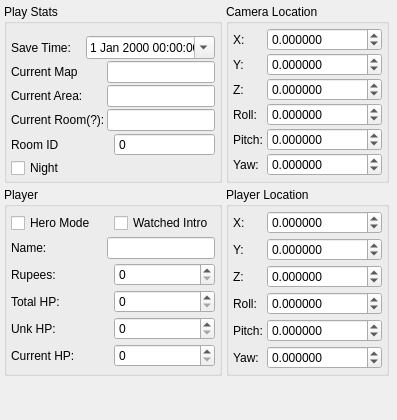
      <widget class="QWidget" name="playerTab">
       <attribute name="title">
        <string>Player</string>
       </attribute>
       <layout class="QGridLayout" name="gridLayout_6">
        <property name="leftMargin">
         <number>4</number>
        </property>
        <property name="topMargin">
         <number>4</number>
        </property>
        <property name="rightMargin">
         <number>4</number>
        </property>
        <property name="bottomMargin">
         <number>4</number>
        </property>
        <property name="spacing">
         <number>4</number>
        </property>
        <item row="2" column="0">
         <spacer name="verticalSpacer_2">
          <property name="orientation">
           <enum>Qt::Vertical</enum>
          </property>
          <property name="sizeHint" stdset="0">
           <size>
            <width>20</width>
            <height>40</height>
           </size>
          </property>
         </spacer>
        </item>
        <item row="1" column="1">
         <widget class="QGroupBox" name="playerLocationGroupBox">
          <property name="title">
           <string>Player Location</string>
          </property>
          <layout class="QVBoxLayout" name="verticalLayout">
           <property name="spacing">
            <number>4</number>
           </property>
           <property name="leftMargin">
            <number>4</number>
           </property>
           <property name="topMargin">
            <number>4</number>
           </property>
           <property name="rightMargin">
            <number>4</number>
           </property>
           <property name="bottomMargin">
            <number>4</number>
           </property>
           <item>
            <layout class="QHBoxLayout" name="playerXLayout">
             <item>
              <widget class="QLabel" name="playerXLabel">
               <property name="sizePolicy">
                <sizepolicy hsizetype="Ignored" vsizetype="Preferred">
                 <horstretch>0</horstretch>
                 <verstretch>0</verstretch>
                </sizepolicy>
               </property>
               <property name="text">
                <string>X:</string>
               </property>
              </widget>
             </item>
             <item>
              <widget class="QDoubleSpinBox" name="playerXSpinBox">
               <property name="decimals">
                <number>6</number>
               </property>
               <property name="minimum">
                <double>-1000000.000000000000000</double>
               </property>
               <property name="maximum">
                <double>1000000.000000000000000</double>
               </property>
               <property name="value">
                <double>0.000000000000000</double>
               </property>
              </widget>
             </item>
            </layout>
           </item>
           <item>
            <layout class="QHBoxLayout" name="playerYLayout">
             <item>
              <widget class="QLabel" name="playerYLabel">
               <property name="text">
                <string>Y:</string>
               </property>
              </widget>
             </item>
             <item>
              <widget class="QDoubleSpinBox" name="playerYSpinBox">
               <property name="decimals">
                <number>6</number>
               </property>
               <property name="minimum">
                <double>-1000000.000000000000000</double>
               </property>
               <property name="maximum">
                <double>1000000.000000000000000</double>
               </property>
              </widget>
             </item>
            </layout>
           </item>
           <item>
            <layout class="QHBoxLayout" name="playerZLayout">
             <item>
              <widget class="QLabel" name="playerZLabel">
               <property name="text">
                <string>Z:</string>
               </property>
              </widget>
             </item>
             <item>
              <widget class="QDoubleSpinBox" name="playerZSpinBox">
               <property name="decimals">
                <number>6</number>
               </property>
               <property name="minimum">
                <double>-1000000.000000000000000</double>
               </property>
               <property name="maximum">
                <double>1000000.000000000000000</double>
               </property>
              </widget>
             </item>
            </layout>
           </item>
           <item>
            <layout class="QHBoxLayout" name="playerRollLayout">
             <item>
              <widget class="QLabel" name="playerRollLabel">
               <property name="text">
                <string>Roll:</string>
               </property>
              </widget>
             </item>
             <item>
              <widget class="QDoubleSpinBox" name="playerRollSpinBox">
               <property name="decimals">
                <number>6</number>
               </property>
               <property name="minimum">
                <double>-1000000.000000000000000</double>
               </property>
               <property name="maximum">
                <double>1000000.000000000000000</double>
               </property>
               <property name="value">
                <double>0.000000000000000</double>
               </property>
              </widget>
             </item>
            </layout>
           </item>
           <item>
            <layout class="QHBoxLayout" name="playerPitchLayout">
             <item>
              <widget class="QLabel" name="playerPitchLabel">
               <property name="text">
                <string>Pitch:</string>
               </property>
              </widget>
             </item>
             <item>
              <widget class="QDoubleSpinBox" name="playerPitchSpinBox">
               <property name="decimals">
                <number>6</number>
               </property>
               <property name="minimum">
                <double>-1000000.000000000000000</double>
               </property>
               <property name="maximum">
                <double>1000000.000000000000000</double>
               </property>
               <property name="value">
                <double>0.000000000000000</double>
               </property>
              </widget>
             </item>
            </layout>
           </item>
           <item>
            <layout class="QHBoxLayout" name="playerYawLayout">
             <item>
              <widget class="QLabel" name="playerYawLabel">
               <property name="text">
                <string>Yaw:</string>
               </property>
              </widget>
             </item>
             <item>
              <widget class="QDoubleSpinBox" name="playerYawSpinBox">
               <property name="decimals">
                <number>6</number>
               </property>
               <property name="minimum">
                <double>-1000000.000000000000000</double>
               </property>
               <property name="maximum">
                <double>1000000.000000000000000</double>
               </property>
              </widget>
             </item>
            </layout>
           </item>
          </layout>
         </widget>
        </item>
        <item row="1" column="0">
         <widget class="QGroupBox" name="playerGroup">
          <property name="title">
           <string>Player</string>
          </property>
          <layout class="QVBoxLayout" name="verticalLayout_2">
           <property name="spacing">
            <number>2</number>
           </property>
           <property name="leftMargin">
            <number>4</number>
           </property>
           <property name="topMargin">
            <number>4</number>
           </property>
           <property name="rightMargin">
            <number>4</number>
           </property>
           <property name="bottomMargin">
            <number>4</number>
           </property>
           <item>
            <layout class="QHBoxLayout" name="horizontalLayout">
             <item>
              <widget class="QCheckBox" name="heroModeChkBox">
               <property name="text">
                <string>Hero Mode</string>
               </property>
              </widget>
             </item>
             <item>
              <widget class="QCheckBox" name="introViewedChkBox">
               <property name="text">
                <string>Watched Intro</string>
               </property>
              </widget>
             </item>
            </layout>
           </item>
           <item>
            <layout class="QHBoxLayout" name="nameLayout">
             <item>
              <widget class="QLabel" name="nameLabel">
               <property name="text">
                <string>Name:</string>
               </property>
              </widget>
             </item>
             <item>
              <widget class="QLineEdit" name="nameLineEdit">
               <property name="sizePolicy">
                <sizepolicy hsizetype="Fixed" vsizetype="Fixed">
                 <horstretch>0</horstretch>
                 <verstretch>0</verstretch>
                </sizepolicy>
               </property>
               <property name="text">
                <string notr="true"/>
               </property>
               <property name="maxLength">
                <number>8</number>
               </property>
               <property name="placeholderText">
                <string notr="true"/>
               </property>
              </widget>
             </item>
            </layout>
           </item>
           <item>
            <layout class="QHBoxLayout" name="rupeeLayout">
             <item>
              <widget class="QLabel" name="rupeeLabel">
               <property name="text">
                <string>Rupees:</string>
               </property>
              </widget>
             </item>
             <item>
              <widget class="QSpinBox" name="rupeeSpinBox">
               <property name="maximum">
                <number>9999</number>
               </property>
              </widget>
             </item>
            </layout>
           </item>
           <item>
            <layout class="QHBoxLayout" name="totalHPLayout">
             <item>
              <widget class="QLabel" name="totalHPLabel">
               <property name="text">
                <string>Total HP:</string>
               </property>
              </widget>
             </item>
             <item>
              <widget class="QSpinBox" name="totalHPSpinBox">
               <property name="maximum">
                <number>80</number>
               </property>
              </widget>
             </item>
            </layout>
           </item>
           <item>
            <layout class="QHBoxLayout" name="unkHPLayout">
             <item>
              <widget class="QLabel" name="unkHPLabel">
               <property name="text">
                <string>Unk HP:</string>
               </property>
              </widget>
             </item>
             <item>
              <widget class="QSpinBox" name="unkHPSpinBox">
               <property name="maximum">
                <number>80</number>
               </property>
              </widget>
             </item>
            </layout>
           </item>
           <item>
            <layout class="QHBoxLayout" name="curHPLayout">
             <item>
              <widget class="QLabel" name="curHPLabel">
               <property name="text">
                <string>Current HP:</string>
               </property>
              </widget>
             </item>
             <item>
              <widget class="QSpinBox" name="curHPSpinBox">
               <property name="maximum">
                <number>80</number>
               </property>
              </widget>
             </item>
            </layout>
           </item>
          </layout>
         </widget>
        </item>
        <item row="0" column="1">
         <widget class="QGroupBox" name="cameraGroupBox">
          <property name="title">
           <string>Camera Location</string>
          </property>
          <layout class="QVBoxLayout" name="verticalLayout_3">
           <property name="spacing">
            <number>2</number>
           </property>
           <property name="leftMargin">
            <number>4</number>
           </property>
           <property name="topMargin">
            <number>4</number>
           </property>
           <property name="rightMargin">
            <number>4</number>
           </property>
           <property name="bottomMargin">
            <number>4</number>
           </property>
           <item>
            <layout class="QHBoxLayout" name="camXLayout">
             <item>
              <widget class="QLabel" name="camXLabel">
               <property name="sizePolicy">
                <sizepolicy hsizetype="Ignored" vsizetype="Preferred">
                 <horstretch>0</horstretch>
                 <verstretch>0</verstretch>
                </sizepolicy>
               </property>
               <property name="text">
                <string>X:</string>
               </property>
              </widget>
             </item>
             <item>
              <widget class="QDoubleSpinBox" name="cameraXSpinBox">
               <property name="decimals">
                <number>6</number>
               </property>
               <property name="minimum">
                <double>-1000000.000000000000000</double>
               </property>
               <property name="maximum">
                <double>1000000.000000000000000</double>
               </property>
              </widget>
             </item>
            </layout>
           </item>
           <item>
            <layout class="QHBoxLayout" name="camYLayout">
             <item>
              <widget class="QLabel" name="camYLabel">
               <property name="text">
                <string>Y:</string>
               </property>
              </widget>
             </item>
             <item>
              <widget class="QDoubleSpinBox" name="cameraYSpinBox">
               <property name="decimals">
                <number>6</number>
               </property>
               <property name="minimum">
                <double>-1000000.000000000000000</double>
               </property>
               <property name="maximum">
                <double>1000000.000000000000000</double>
               </property>
              </widget>
             </item>
            </layout>
           </item>
           <item>
            <layout class="QHBoxLayout" name="camZLayout">
             <item>
              <widget class="QLabel" name="camZLabel">
               <property name="text">
                <string>Z:</string>
               </property>
              </widget>
             </item>
             <item>
              <widget class="QDoubleSpinBox" name="cameraZSpinBox">
               <property name="decimals">
                <number>6</number>
               </property>
               <property name="minimum">
                <double>-1000000.000000000000000</double>
               </property>
               <property name="maximum">
                <double>1000000.000000000000000</double>
               </property>
               <property name="value">
                <double>0.000000000000000</double>
               </property>
              </widget>
             </item>
            </layout>
           </item>
           <item>
            <layout class="QHBoxLayout" name="camRollLayout">
             <item>
              <widget class="QLabel" name="camRollLabel">
               <property name="text">
                <string>Roll:</string>
               </property>
              </widget>
             </item>
             <item>
              <widget class="QDoubleSpinBox" name="cameraRollSpinBox">
               <property name="decimals">
                <number>6</number>
               </property>
               <property name="minimum">
                <double>-1000000.000000000000000</double>
               </property>
               <property name="maximum">
                <double>1000000.000000000000000</double>
               </property>
              </widget>
             </item>
            </layout>
           </item>
           <item>
            <layout class="QHBoxLayout" name="camPitchLayout">
             <item>
              <widget class="QLabel" name="camPitchLabel">
               <property name="text">
                <string>Pitch:</string>
               </property>
              </widget>
             </item>
             <item>
              <widget class="QDoubleSpinBox" name="cameraPitchSpinBox">
               <property name="decimals">
                <number>6</number>
               </property>
               <property name="minimum">
                <double>-1000000.000000000000000</double>
               </property>
               <property name="maximum">
                <double>1000000.000000000000000</double>
               </property>
              </widget>
             </item>
            </layout>
           </item>
           <item>
            <layout class="QHBoxLayout" name="camYawLayout">
             <item>
              <widget class="QLabel" name="camYawLabel">
               <property name="text">
                <string>Yaw:</string>
               </property>
              </widget>
             </item>
             <item>
              <widget class="QDoubleSpinBox" name="cameraYawSpinBox">
               <property name="decimals">
                <number>6</number>
               </property>
               <property name="minimum">
                <double>-1000000.000000000000000</double>
               </property>
               <property name="maximum">
                <double>1000000.000000000000000</double>
               </property>
              </widget>
             </item>
            </layout>
           </item>
          </layout>
         </widget>
        </item>
        <item row="0" column="2">
         <widget class="TriforceWidget" name="widget" native="true"/>
        </item>
        <item row="0" column="0">
         <widget class="QGroupBox" name="playInfoGroup">
          <property name="title">
           <string>Play Stats</string>
          </property>
          <layout class="QGridLayout" name="gridLayout_7">
           <property name="leftMargin">
            <number>4</number>
           </property>
           <property name="topMargin">
            <number>4</number>
           </property>
           <property name="rightMargin">
            <number>4</number>
           </property>
           <property name="bottomMargin">
            <number>0</number>
           </property>
           <property name="spacing">
            <number>2</number>
           </property>
           <item row="4" column="0">
            <layout class="QHBoxLayout" name="curRoomLayout">
             <item>
              <widget class="QLabel" name="curRoomLabel">
               <property name="text">
                <string>Current Room(?):</string>
               </property>
              </widget>
             </item>
             <item>
              <widget class="QLineEdit" name="curRoomLineEdit">
               <property name="sizePolicy">
                <sizepolicy hsizetype="Fixed" vsizetype="Fixed">
                 <horstretch>0</horstretch>
                 <verstretch>0</verstretch>
                </sizepolicy>
               </property>
              </widget>
             </item>
            </layout>
           </item>
           <item row="3" column="0">
            <layout class="QHBoxLayout" name="curAreaLayout">
             <item>
              <widget class="QLabel" name="curAreaLabel">
               <property name="text">
                <string>Current Area:</string>
               </property>
              </widget>
             </item>
             <item>
              <widget class="QLineEdit" name="curAreaLineEdit">
               <property name="sizePolicy">
                <sizepolicy hsizetype="Fixed" vsizetype="Fixed">
                 <horstretch>0</horstretch>
                 <verstretch>0</verstretch>
                </sizepolicy>
               </property>
              </widget>
             </item>
            </layout>
           </item>
           <item row="1" column="0">
            <layout class="QHBoxLayout" name="saveTimeLayout">
             <item>
              <widget class="QLabel" name="saveTimeLabel">
               <property name="text">
                <string>Save Time:</string>
               </property>
              </widget>
             </item>
             <item>
              <widget class="QDateTimeEdit" name="saveTimeEdit">
               <property name="enabled">
                <bool>true</bool>
               </property>
               <property name="readOnly">
                <bool>false</bool>
               </property>
               <property name="buttonSymbols">
                <enum>QAbstractSpinBox::NoButtons</enum>
               </property>
               <property name="dateTime">
                <datetime>
                 <hour>0</hour>
                 <minute>0</minute>
                 <second>0</second>
                 <year>2000</year>
                 <month>1</month>
                 <day>1</day>
                </datetime>
               </property>
               <property name="minimumDate">
                <date>
                 <year>2000</year>
                 <month>1</month>
                 <day>1</day>
                </date>
               </property>
               <property name="calendarPopup">
                <bool>true</bool>
               </property>
              </widget>
             </item>
            </layout>
           </item>
           <item row="5" column="0">
            <layout class="QHBoxLayout" name="horizontalLayout_5">
             <item>
              <widget class="QLabel" name="label_2">
               <property name="text">
                <string>Room ID</string>
               </property>
              </widget>
             </item>
             <item>
              <widget class="QSpinBox" name="roomIDSpinBox">
               <property name="buttonSymbols">
                <enum>QAbstractSpinBox::NoButtons</enum>
               </property>
               <property name="maximum">
                <number>255</number>
               </property>
              </widget>
             </item>
            </layout>
           </item>
           <item row="0" column="0">
            <layout class="QHBoxLayout" name="playTimeLayout">
             <property name="spacing">
              <number>4</number>
             </property>
             <property name="leftMargin">
              <number>4</number>
             </property>
             <property name="topMargin">
              <number>4</number>
             </property>
             <property name="rightMargin">
              <number>4</number>
             </property>
             <property name="bottomMargin">
              <number>4</number>
             </property>
            </layout>
           </item>
           <item row="2" column="0">
            <layout class="QHBoxLayout" name="curMapLayout">
             <item>
              <widget class="QLabel" name="curMapLabel">
               <property name="text">
                <string>Current Map</string>
               </property>
              </widget>
             </item>
             <item>
              <widget class="QLineEdit" name="curMapLineEdit">
               <property name="sizePolicy">
                <sizepolicy hsizetype="Fixed" vsizetype="Fixed">
                 <horstretch>0</horstretch>
                 <verstretch>0</verstretch>
                </sizepolicy>
               </property>
              </widget>
             </item>
            </layout>
           </item>
           <item row="6" column="0">
            <widget class="QCheckBox" name="nightChkbox">
             <property name="text">
              <string>Night</string>
             </property>
            </widget>
           </item>
          </layout>
         </widget>
        </item>
       </layout>
      </widget>
